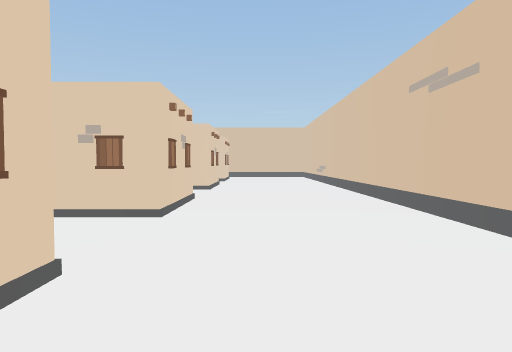
View 1 (above)

24 first-person views from a walk through a Unity game level. The camera is 1.4 m above the floor, tilts 2° down and sees 70° across. The floor is counted in squares, 2 m on a side. Each view is taken from the middle of a square. On the plan, view 1 faces up. The plan holds only what a view shows up to about 11 squares ahead; the rest is blank. The place goes on beyond the plan. The player is left out. Some surface patterns are stand-ins.

View 2
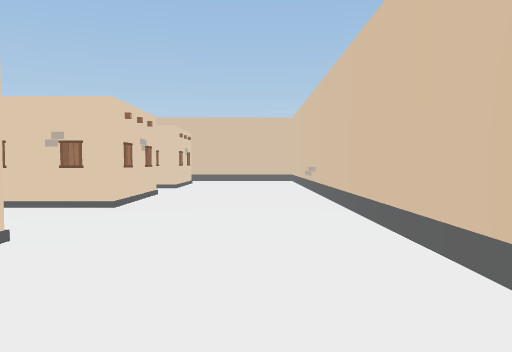

View 3
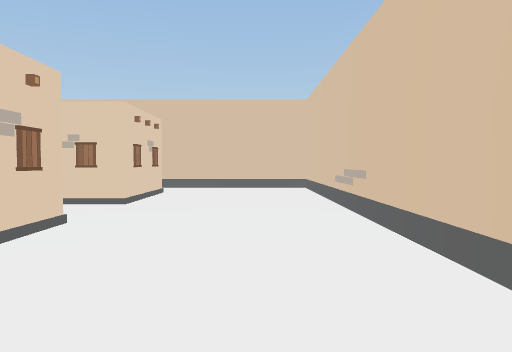

View 4
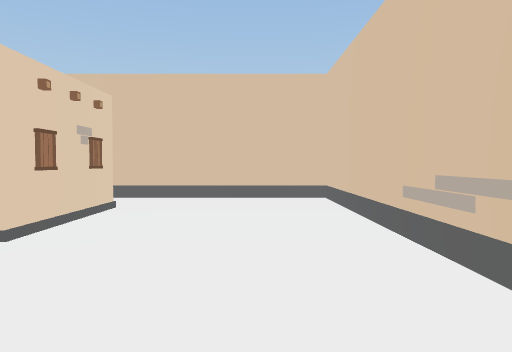

View 5
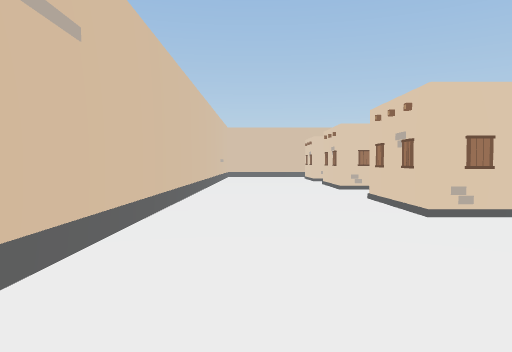

View 6
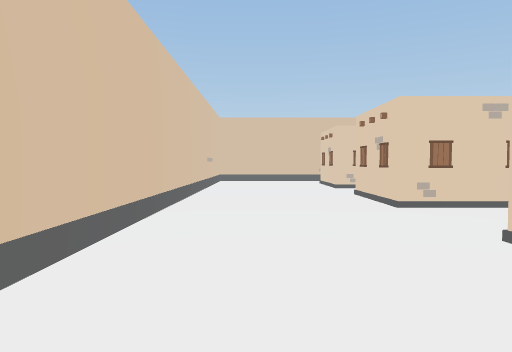

View 7
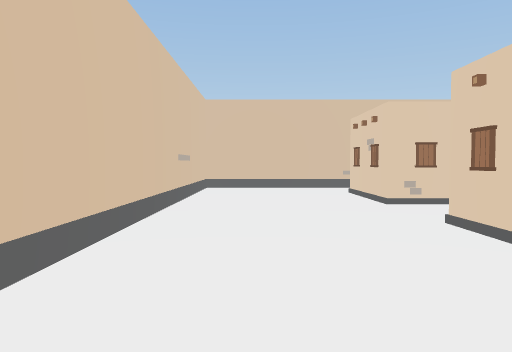

View 8
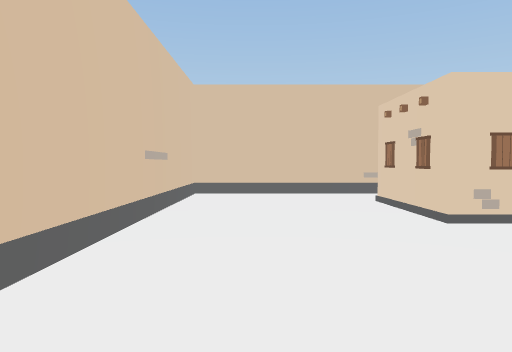

View 9
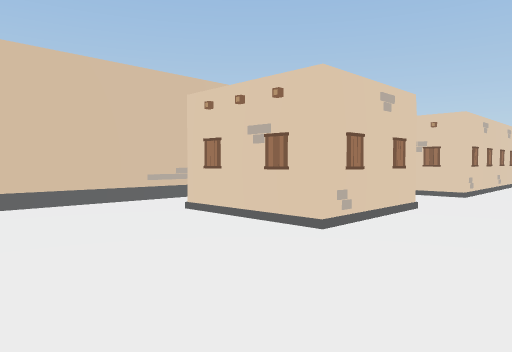

View 10
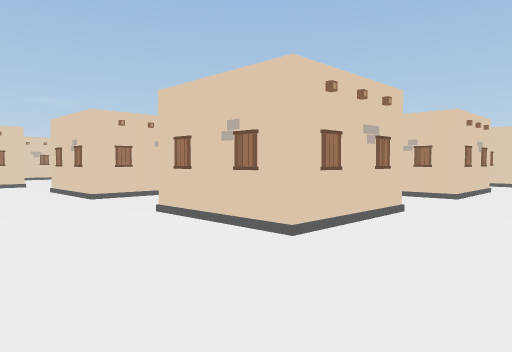

View 11
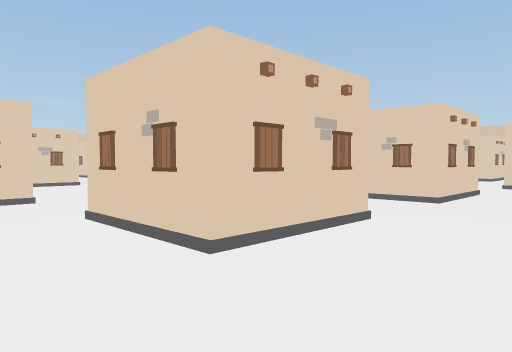

View 12
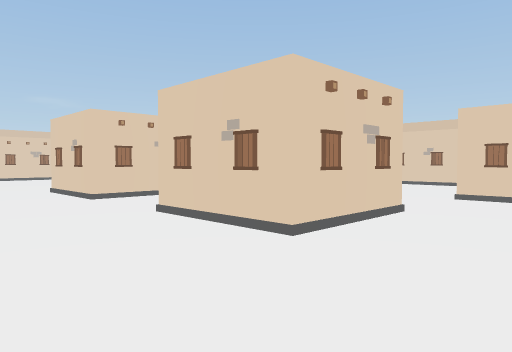

View 13
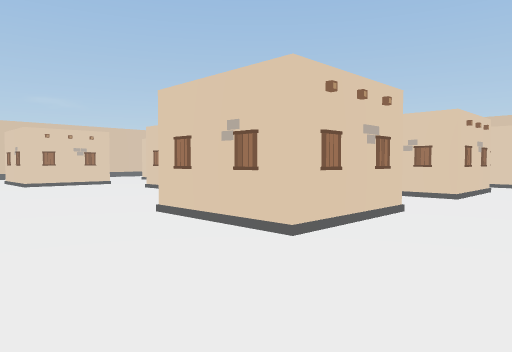

View 14
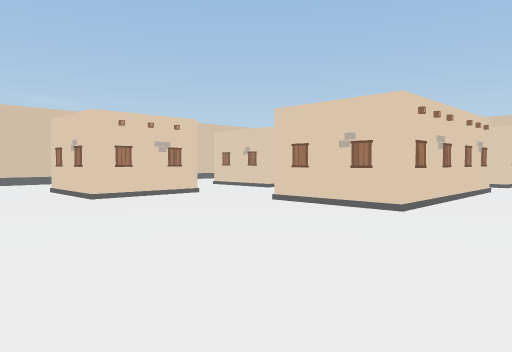

View 15
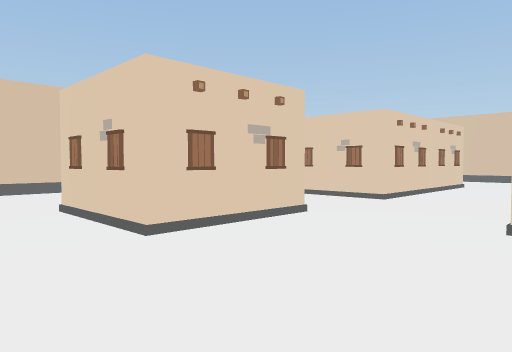

View 16
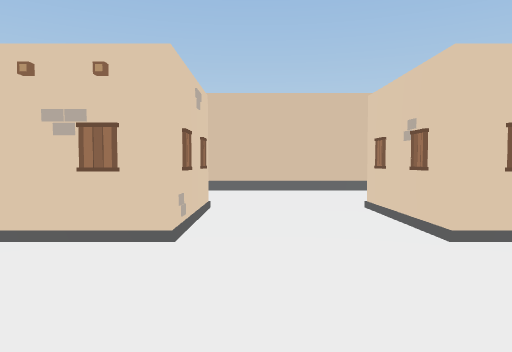

View 17
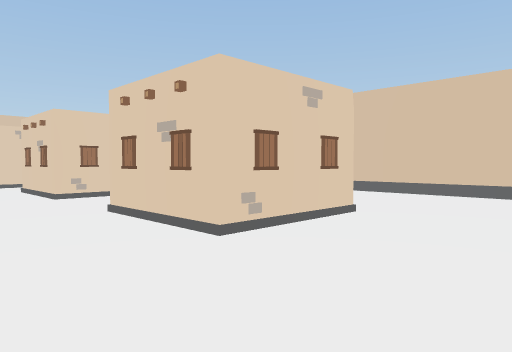

View 18
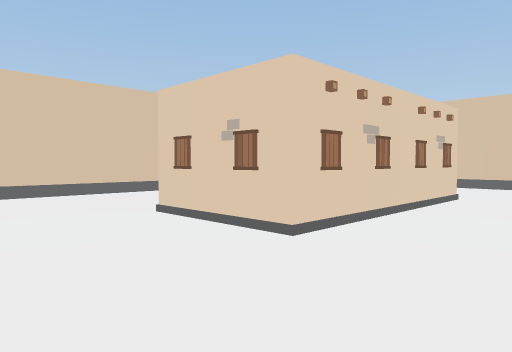

View 19
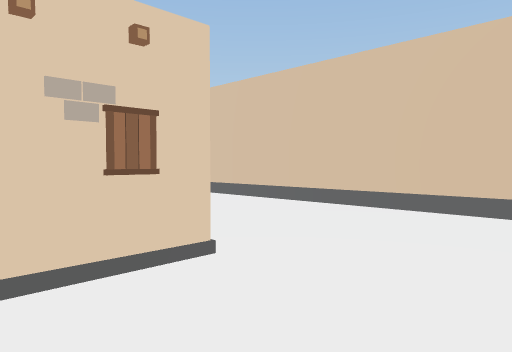

View 20
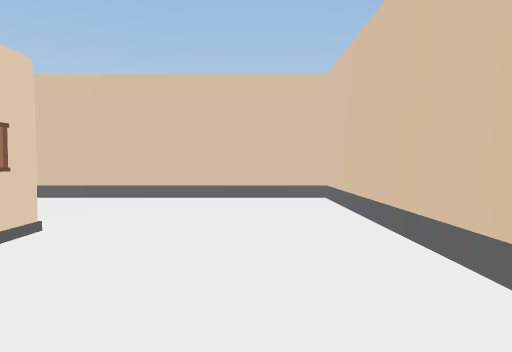

View 21
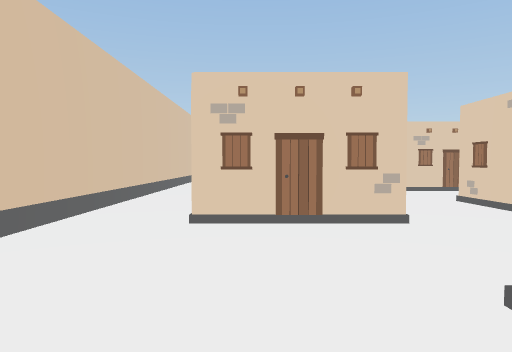

View 22
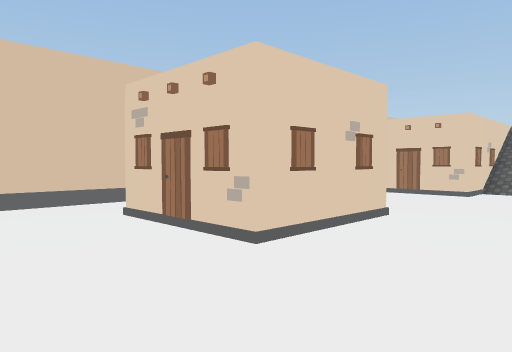

View 23
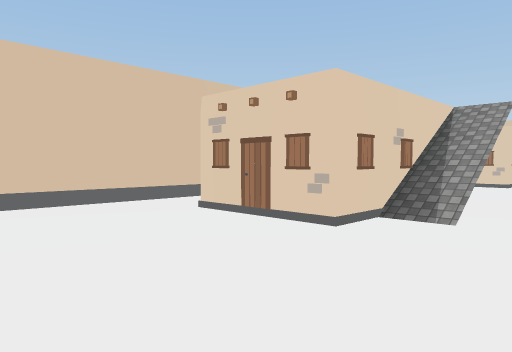

View 24
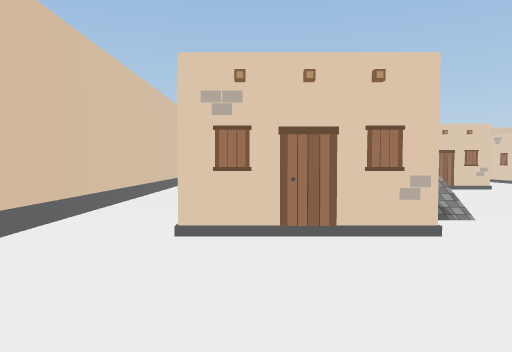

### Floor plan
Key: @ floor where view 1 was taken; # wall or solid block; . floor; / step, stairs or slope; B building; O other object.
Columns run from 28 left of view 1 to 3 right of it. Each row starts with its distance up from view 1.
 19 ########################   #####
 18 #......................   .....#
 17 #..........B....... B     B....#
 16 #.........  ....#          ....#
 15 #.....B..B  ....#      .B  ....#
 14  ....  .........B/#...... .....O
 13  .. B  ...............    .....O
 12 #.     ...#B...  .....    B....#
 11 #...   ...  ...  .....##   ....#
 10 #...B##...  ..B #.. ..B#B##....#
  9 #.........  ..  ...  ... ......#
  8  ........B  ..  ...  ...  .....#
  7        .......   ..   ..   ....#
  6 #.     .......   ..   ..   ....#
  5 #...B##.......B##..B##..B##....#
  4 #........................ .....#
  3 #........................ .....#
  2 #....##...  ........  ... #....#
  1 #...   ..   ......    ... #....#
  0 #.     ..B    ..B..B##..B##.@..#
 -1       ...        ..............#
 -2       ...            ..........#
 -3       #..                ##....#
 -4        .                   ....#
 -5        .                B  ....#
 -6        .              .........#
 -7        B             B....B....#
 -8                       ..   ....#
 -9                            ....#
-10                           .....#
-11                           .....#
-12                          OO#####

Positions as (right, up) in squares from view 1, and headings:
1: (0, 0), facing up
2: (1, 4), facing up
3: (1, 8), facing up
4: (1, 11), facing up
5: (1, 7), facing down
6: (1, 3), facing down
7: (1, -1), facing down
8: (1, -3), facing down
9: (2, -5), facing down-left
10: (1, -3), facing up-left
11: (-4, -2), facing up-left
12: (-4, 2), facing up-left
13: (-9, 2), facing up-left
14: (-14, 2), facing up-left
15: (-18, 3), facing up-left
16: (-18, 3), facing left
17: (-19, 5), facing down-left
18: (-19, 7), facing up-left
19: (-19, 13), facing up-left
20: (-20, 17), facing left
21: (-23, 16), facing right
22: (-21, 12), facing up-right
23: (-16, 12), facing up-right
24: (-16, 16), facing right
